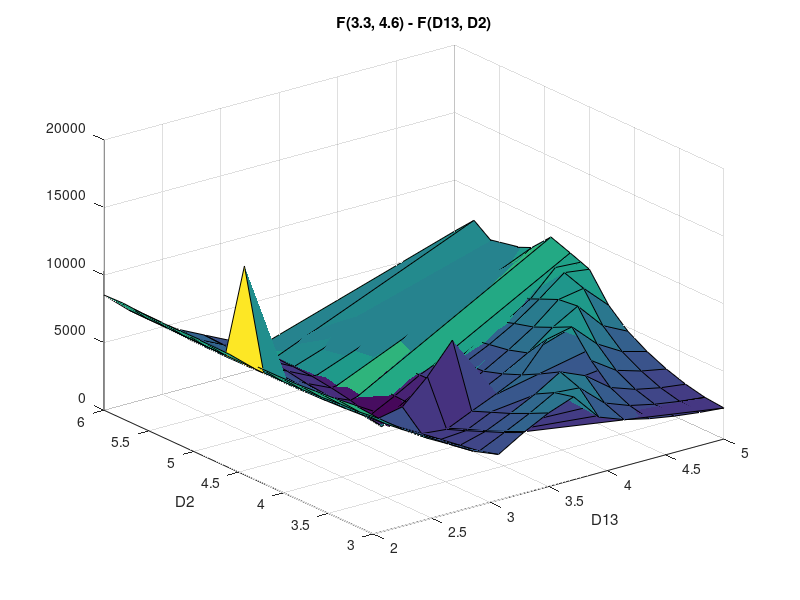

The MATLAB script that drew this image:
d1 = csvread('D13.csv');
d2 = csvread('D2.csv');
S = csvread('S.csv');
surf(d1, d2, S)
title('F(3.3, 4.6) - F(D13, D2)')
xlabel("D13")
ylabel("D2")
